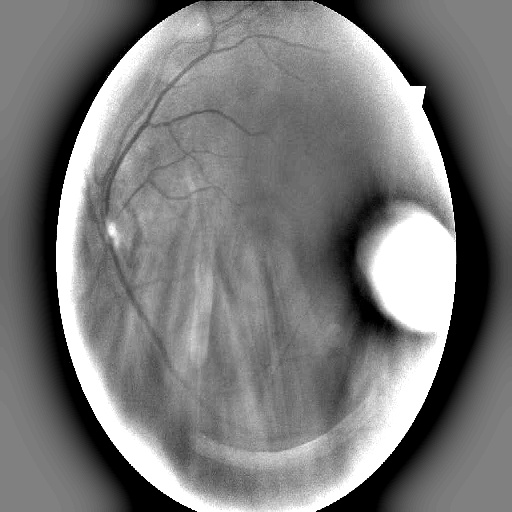
#> input picture datasets/Diabetic_Balanced_Data/test/0/15505_left.jpeg, 512 x 512 px
$ python -i ben_graham_preprocess_dataset.py   (imports and definitions only)
#> lines starting #> are read from the running program, lines starting #| are printed output that depends on the picture; after the words box and inside, x2 and y2 are one past the last pixel; in counts of white or black regions, pixels touching at a corner belong together
import argparse
import shutil
from pathlib import Path

import cv2
import numpy as np
from tqdm import tqdm


SPLITS = ("train", "val", "test")
CLASSES = ("0", "1", "2", "3", "4")
IMAGE_EXTENSIONS = {".jpg", ".jpeg", ".png", ".bmp", ".tif", ".tiff"}


# [19 lines left out: function parse_args, not called in this run]


def crop_black_border(image, threshold=7):
    gray = cv2.cvtColor(image, cv2.COLOR_BGR2GRAY)
    mask = gray > threshold
    coords = cv2.findNonZero(mask.astype(np.uint8))
    if coords is None:
        return image

    x, y, w, h = cv2.boundingRect(coords)
    return image[y : y + h, x : x + w]


def scale_retina_radius(image, target_radius):
    row = image[image.shape[0] // 2, :, :].sum(axis=1)
    visible = row > row.mean() / 10.0
    radius = max(visible.sum() / 2.0, 1.0)
    scale = float(target_radius) / radius
    return cv2.resize(image, None, fx=scale, fy=scale, interpolation=cv2.INTER_AREA)


def center_crop_or_pad(image, size, fill_value=128):
    h, w = image.shape[:2]
    canvas = np.full((size, size, 3), fill_value, dtype=np.uint8)

    src_x0 = max((w - size) // 2, 0)
    src_y0 = max((h - size) // 2, 0)
    src_x1 = min(src_x0 + size, w)
    src_y1 = min(src_y0 + size, h)

    cropped = image[src_y0:src_y1, src_x0:src_x1]
    ch, cw = cropped.shape[:2]
    dst_x0 = max((size - cw) // 2, 0)
    dst_y0 = max((size - ch) // 2, 0)
    canvas[dst_y0 : dst_y0 + ch, dst_x0 : dst_x0 + cw] = cropped
    return canvas


def apply_circular_mask(image, radius, mask_ratio=0.90, fill_value=128):
    h, w = image.shape[:2]
    center = (w // 2, h // 2)
    mask = np.zeros((h, w), dtype=np.uint8)
    cv2.circle(mask, center, int(radius * mask_ratio), 255, thickness=-1)

    background = np.full_like(image, fill_value)
    return np.where(mask[:, :, None] == 255, image, background)


def to_reference_like_grayscale(image, contrast=1.35):
    gray = cv2.cvtColor(image, cv2.COLOR_BGR2GRAY).astype(np.float32)
    gray = (gray - 128.0) * contrast + 128.0
    gray = np.clip(gray, 0, 255).astype(np.uint8)
    return cv2.cvtColor(gray, cv2.COLOR_GRAY2BGR)


def apply_ben_graham_preprocessing(
    image,
    output_size=512,
    radius=300,
    black_threshold=7,
    mask_ratio=0.90,
    grayscale=True,
    contrast=1.35,
):
    image = crop_black_border(image, threshold=black_threshold)
    image = scale_retina_radius(image, target_radius=radius)

    working_size = radius * 2
    image = center_crop_or_pad(image, size=working_size, fill_value=128)

    sigma = radius / 30.0
    blurred = cv2.GaussianBlur(image, (0, 0), sigmaX=sigma)
    image = cv2.addWeighted(image, 2, blurred, -2, 128)
    image = apply_circular_mask(image, radius=radius, mask_ratio=mask_ratio, fill_value=128)

    image = cv2.resize(image, (output_size, output_size), interpolation=cv2.INTER_AREA)
    if grayscale:
        image = to_reference_like_grayscale(image, contrast=contrast)

    return image


def image_files(folder):
    return sorted(path for path in folder.iterdir() if path.suffix.lower() in IMAGE_EXTENSIONS)


# [59 lines left out: functions prepare_output, process_dataset, print_counts, not called in this run]


# [5 lines not run here, left out]

>>> import cv2
>>> picture = cv2.imread('../../datasets/Diabetic_Balanced_Data/test/0/15505_left.jpeg')
#> picture is the input picture: shape (512, 512, 3); min 0, max 255, mean 122.3
>>> result = apply_ben_graham_preprocessing(picture)
#> in crop_black_border, `mask = gray > threshold`:
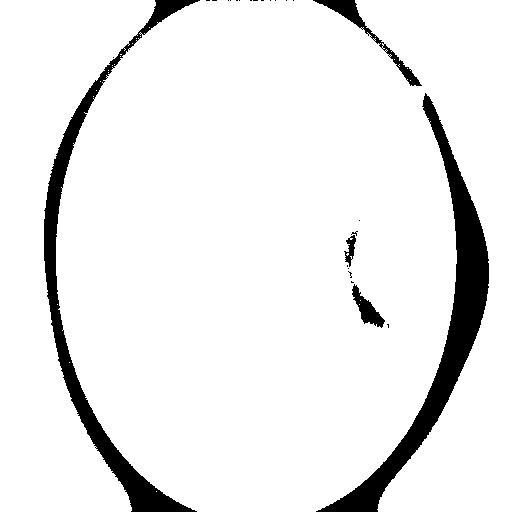
#> mask: shape (512, 512) bool; 92.4% white; 26 black regions (21 under 20 px), largest, box (x1, y1, x2, y2) and area: (316, 93, 489, 512) 10088, (44, 0, 200, 512) 7884, (313, 0, 422, 86) 1055, (352, 284, 385, 328) 545, (344, 235, 356, 267) 179
#> in crop_black_border, `coords = cv2.findNonZero(mask.astype(np.uint8))`: coords = contour of 242328 points, box (x1, y1, x2, y2) (0, 0, 512, 512), area 0
#> in crop_black_border, `x, y, w, h = cv2.boundingRect(coords)`: x = 0; w = 512
#> in scale_retina_radius, `row = image[image.shape[0] // 2, :, :].sum(axis=1)`: row = 512 values, max 765 at index 56, min 0 at index 45, mean 371.7
#> in scale_retina_radius, `radius = max(visible.sum() / 2.0, 1.0)`: radius = 229
#> in scale_retina_radius, `scale = float(target_radius) / radius`: scale = 1.31
#> in center_crop_or_pad, `cropped = image[src_y0:src_y1, src_x0:src_x1]`:
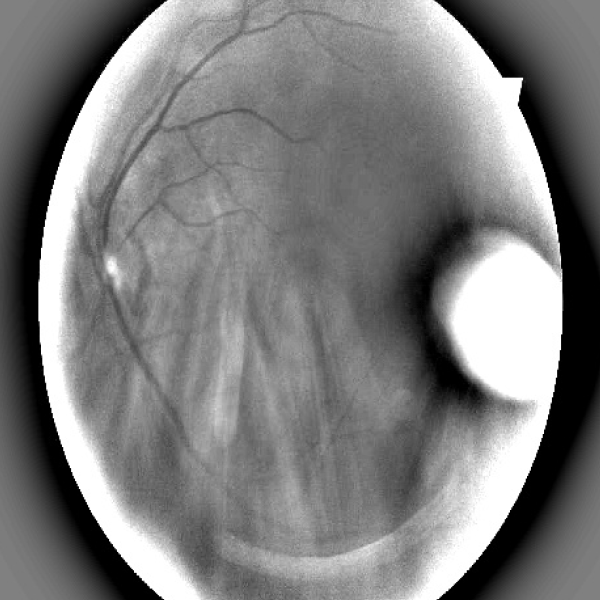
#> cropped: shape (600, 600, 3); min 0, max 255, mean 125.2
#> in apply_ben_graham_preprocessing, `blurred = cv2.GaussianBlur(image, (0, 0), sigmaX=sigma)`:
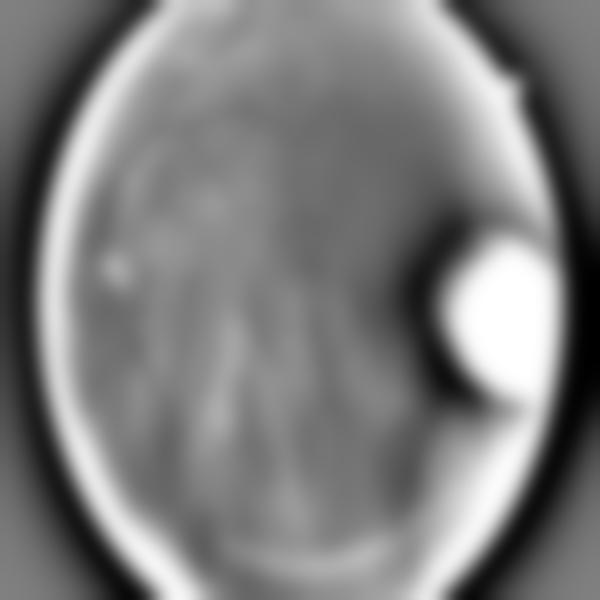
#> blurred: shape (600, 600, 3); min 0, max 255, mean 125.2
#> in apply_ben_graham_preprocessing, `image = cv2.addWeighted(image, 2, blurred, -2, 128)`:
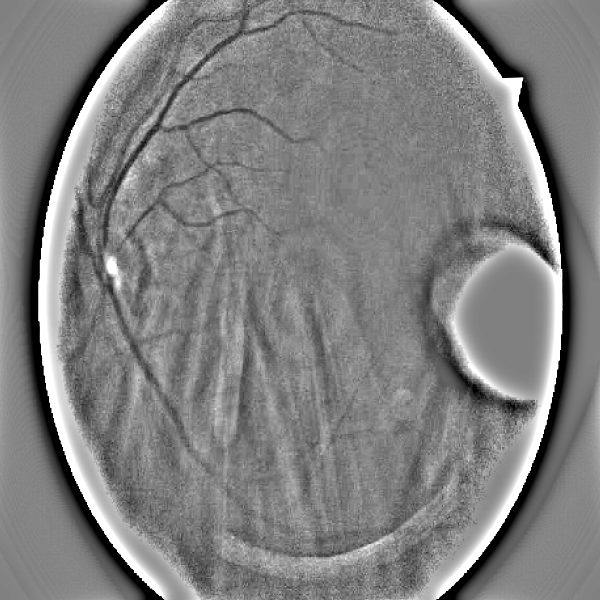
#> image: shape (600, 600, 3); min 0, max 255, mean 128
#> in apply_circular_mask, `cv2.circle(mask, center, int(radius * mask_ratio), 255, thickness=-1)`:
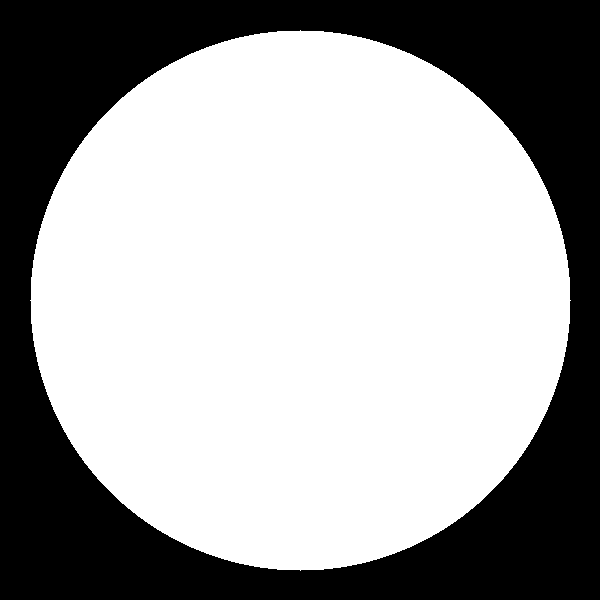
#> mask: shape (600, 600); 63.6% white; 1 black region, box (x1, y1, x2, y2) and area: (0, 0, 600, 600) 131023
#> in apply_circular_mask, `return np.where(mask[:, :, None] == 255, image, background)`:
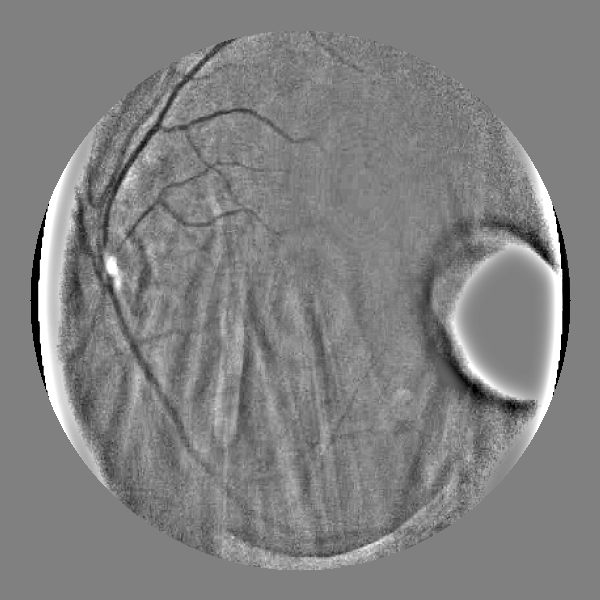
#> returned value: shape (600, 600, 3); min 0, max 255, mean 129.3
#> in to_reference_like_grayscale, `gray = np.clip(gray, 0, 255).astype(np.uint8)`:
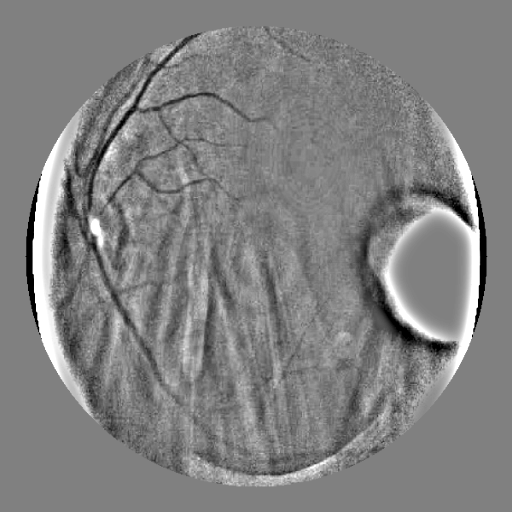
#> gray: shape (512, 512); min 0, max 255, mean 129.1

$ run again, on datasets/Diabetic_Balanced_Data/test/1/15593_left._aug_13.jpeg
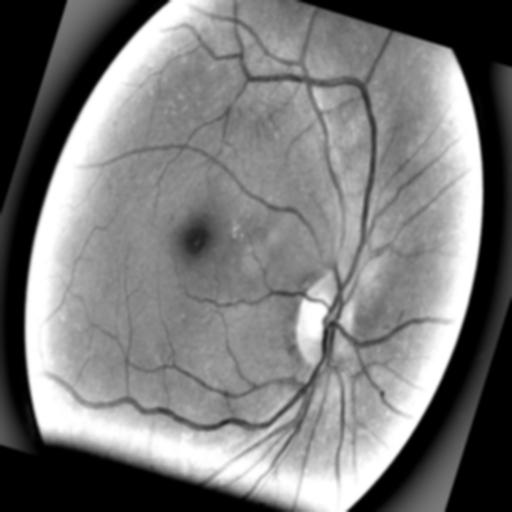
#> input picture datasets/Diabetic_Balanced_Data/test/1/15593_left._aug_13.jpeg, 512 x 512 px
#> picture is the input picture: shape (512, 512, 3); min 0, max 255, mean 120.8
#> in crop_black_border, `mask = gray > threshold`:
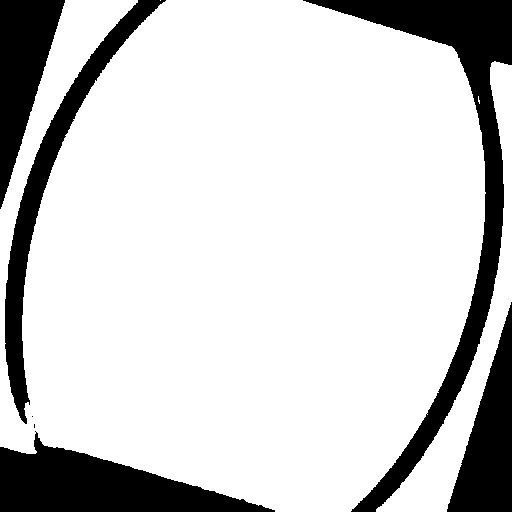
#> mask: shape (512, 512) bool; 81.1% white; 7 black regions (2 under 20 px), largest, box (x1, y1, x2, y2) and area: (303, 0, 512, 512) 16361, (0, 431, 275, 512) 11086, (5, 0, 166, 424) 8157, (0, 0, 65, 209) 6946, (447, 302, 512, 512) 6945
#> coords = contour of 212644 points, box (x1, y1, x2, y2) (0, 0, 512, 512), area 1796
#> in crop_black_border, `x, y, w, h = cv2.boundingRect(coords)`: x = 0; w = 512
#> row = 512 values, max 765 at index 36, min 0 at index 15, mean 395.1
#> radius = 235
#> scale = 1.28
#> in to_reference_like_grayscale, `gray = np.clip(gray, 0, 255).astype(np.uint8)`:
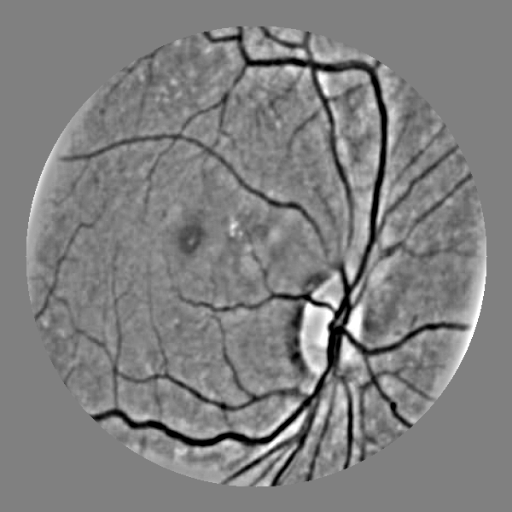
#> gray: shape (512, 512); min 0, max 255, mean 127.9

$ run again, on datasets/Diabetic_Balanced_Data/test/1/18433_left._aug_12.jpeg
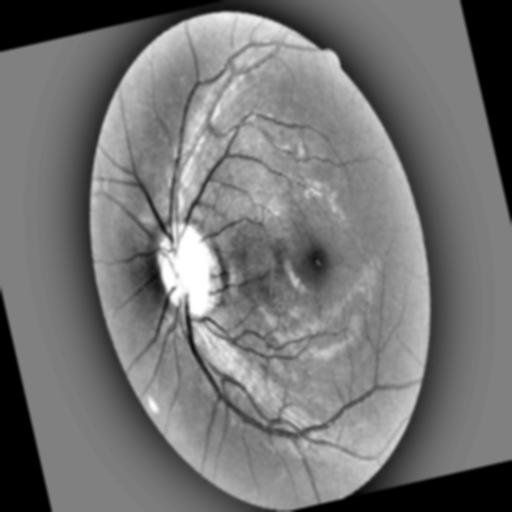
#> input picture datasets/Diabetic_Balanced_Data/test/1/18433_left._aug_12.jpeg, 512 x 512 px
#> picture is the input picture: shape (512, 512, 3); min 0, max 255, mean 116.7
#> in crop_black_border, `mask = gray > threshold`:
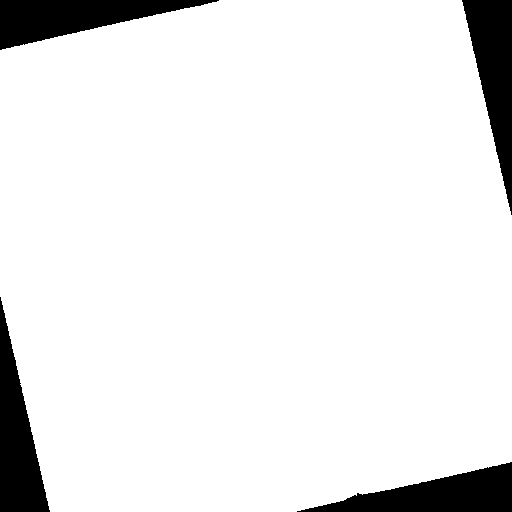
#> mask: shape (512, 512) bool; 91.6% white; 4 black regions, box (x1, y1, x2, y2) and area: (297, 462, 512, 512) 5522, (0, 0, 219, 50) 5519, (462, 0, 512, 215) 5448, (0, 297, 50, 512) 5445
#> coords = contour of 240210 points, box (x1, y1, x2, y2) (0, 0, 512, 512), area 1022
#> in crop_black_border, `x, y, w, h = cv2.boundingRect(coords)`: x = 0; w = 512
#> row = 512 values, max 765 at index 181, min 87 at index 316, mean 365.5
#> radius = 256
#> scale = 1.17
#> in to_reference_like_grayscale, `gray = np.clip(gray, 0, 255).astype(np.uint8)`:
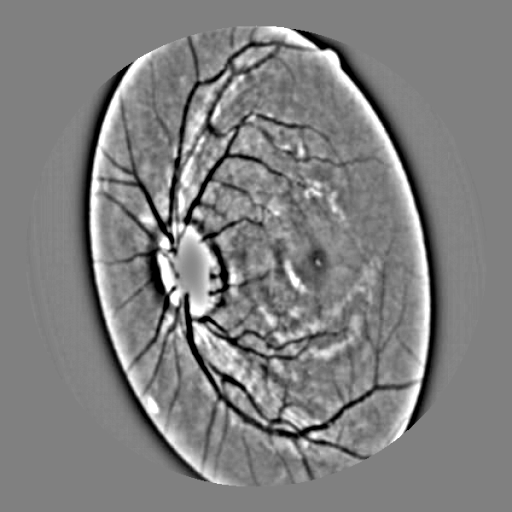
#> gray: shape (512, 512); min 0, max 255, mean 127.9

$ run again, on datasets/Diabetic_Balanced_Data/test/2/18307_right.jpeg
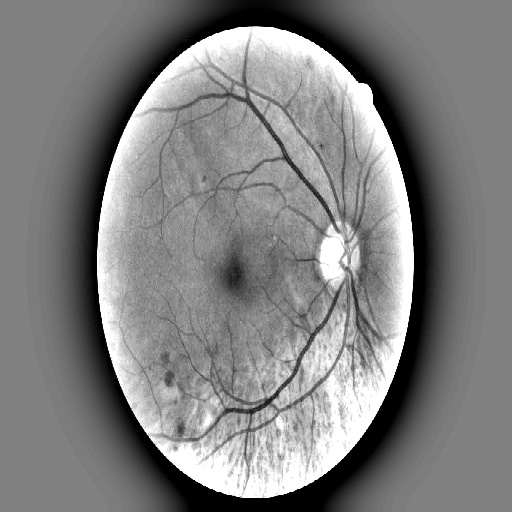
#> input picture datasets/Diabetic_Balanced_Data/test/2/18307_right.jpeg, 512 x 512 px
#> picture is the input picture: shape (512, 512, 3); min 0, max 255, mean 127.8
#> coords = contour of 246994 points, box (x1, y1, x2, y2) (0, 0, 512, 512), area 0
#> in crop_black_border, `x, y, w, h = cv2.boundingRect(coords)`: x = 0; w = 512
#> row = 512 values, max 765 at index 97, min 0 at index 94, mean 387.5
#> radius = 245.5
#> scale = 1.22
#> in to_reference_like_grayscale, `gray = np.clip(gray, 0, 255).astype(np.uint8)`:
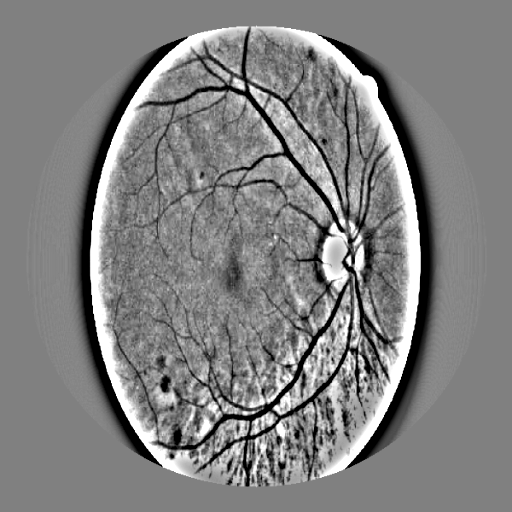
#> gray: shape (512, 512); min 0, max 255, mean 128.3
